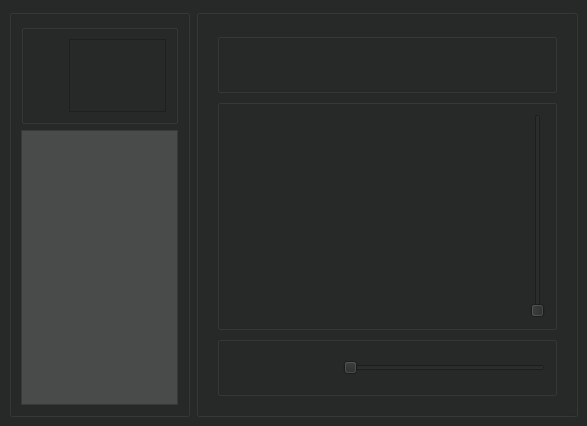
<?xml version="1.0" encoding="UTF-8"?>
<ui version="4.0">
 <class>MainWindow</class>
 <widget class="QMainWindow" name="MainWindow">
  <property name="geometry">
   <rect>
    <x>0</x>
    <y>0</y>
    <width>587</width>
    <height>426</height>
   </rect>
  </property>
  <property name="minimumSize">
   <size>
    <width>0</width>
    <height>0</height>
   </size>
  </property>
  <property name="windowTitle">
   <string>MainWindow</string>
  </property>
  <property name="styleSheet">
   <string notr="true">background-color: rgb(39, 40, 40);</string>
  </property>
  <property name="iconSize">
   <size>
    <width>18</width>
    <height>18</height>
   </size>
  </property>
  <widget class="QWidget" name="central">
   <property name="minimumSize">
    <size>
     <width>0</width>
     <height>0</height>
    </size>
   </property>
   <layout class="QHBoxLayout" name="horizontalLayout_5">
    <item>
     <widget class="QGroupBox" name="picturelist">
      <property name="minimumSize">
       <size>
        <width>0</width>
        <height>0</height>
       </size>
      </property>
      <property name="maximumSize">
       <size>
        <width>16777215</width>
        <height>16777215</height>
       </size>
      </property>
      <property name="styleSheet">
       <string notr="true"/>
      </property>
      <property name="title">
       <string/>
      </property>
      <layout class="QVBoxLayout" name="verticalLayout_2">
       <item>
        <widget class="QGroupBox" name="listsGroup">
         <property name="minimumSize">
          <size>
           <width>0</width>
           <height>100</height>
          </size>
         </property>
         <property name="maximumSize">
          <size>
           <width>16777215</width>
           <height>100</height>
          </size>
         </property>
         <property name="cursor">
          <cursorShape>ArrowCursor</cursorShape>
         </property>
         <property name="styleSheet">
          <string notr="true"/>
         </property>
         <property name="title">
          <string/>
         </property>
         <layout class="QHBoxLayout" name="horizontalLayout">
          <item>
           <widget class="QPushButton" name="addListBtn">
            <property name="minimumSize">
             <size>
              <width>30</width>
              <height>30</height>
             </size>
            </property>
            <property name="maximumSize">
             <size>
              <width>30</width>
              <height>30</height>
             </size>
            </property>
            <property name="cursor">
             <cursorShape>PointingHandCursor</cursorShape>
            </property>
            <property name="autoFillBackground">
             <bool>false</bool>
            </property>
            <property name="styleSheet">
             <string notr="true">border: none; /* 移除边框 */
    background-color: transparent; /* 设置背景透明 */
    icon-size: 64px 64px; /* 设置图标大小，根据需要进行调整 */
    padding: 0px; /* 移除内边距 */</string>
            </property>
            <property name="text">
             <string/>
            </property>
           </widget>
          </item>
          <item>
           <widget class="QScrollArea" name="lists">
            <property name="statusTip">
             <string/>
            </property>
            <property name="styleSheet">
             <string notr="true"/>
            </property>
            <property name="widgetResizable">
             <bool>true</bool>
            </property>
            <widget class="QWidget" name="scrollAreaWidgetContents">
             <property name="geometry">
              <rect>
               <x>0</x>
               <y>0</y>
               <width>72</width>
               <height>67</height>
              </rect>
             </property>
             <property name="styleSheet">
              <string notr="true"/>
             </property>
            </widget>
           </widget>
          </item>
         </layout>
        </widget>
       </item>
       <item>
        <widget class="QScrollArea" name="thumbnailList">
         <property name="styleSheet">
          <string notr="true">background-color: rgb(73, 74, 74);</string>
         </property>
         <property name="widgetResizable">
          <bool>true</bool>
         </property>
        </widget>
       </item>
      </layout>
     </widget>
    </item>
    <item>
     <widget class="QGroupBox" name="video">
      <property name="minimumSize">
       <size>
        <width>0</width>
        <height>0</height>
       </size>
      </property>
      <property name="title">
       <string/>
      </property>
      <layout class="QVBoxLayout" name="verticalLayout">
       <item>
        <widget class="QWidget" name="widget" native="true">
         <layout class="QVBoxLayout" name="verticalLayout_3">
          <item>
           <widget class="QGroupBox" name="fullandmoblie">
            <property name="minimumSize">
             <size>
              <width>0</width>
              <height>60</height>
             </size>
            </property>
            <property name="maximumSize">
             <size>
              <width>16777215</width>
              <height>60</height>
             </size>
            </property>
            <property name="title">
             <string/>
            </property>
            <layout class="QHBoxLayout" name="horizontalLayout_4">
             <item>
              <widget class="QPushButton" name="fullScreen">
               <property name="minimumSize">
                <size>
                 <width>30</width>
                 <height>30</height>
                </size>
               </property>
               <property name="maximumSize">
                <size>
                 <width>30</width>
                 <height>30</height>
                </size>
               </property>
               <property name="cursor">
                <cursorShape>PointingHandCursor</cursorShape>
               </property>
               <property name="styleSheet">
                <string notr="true">border: none; /* 移除边框 */
    background-color: transparent; /* 设置背景透明 */
    icon-size: 64px 64px; /* 设置图标大小，根据需要进行调整 */
    padding: 0px; /* 移除内边距 */
</string>
               </property>
               <property name="text">
                <string/>
               </property>
              </widget>
             </item>
             <item>
              <spacer name="horizontalSpacer">
               <property name="orientation">
                <enum>Qt::Horizontal</enum>
               </property>
               <property name="sizeHint" stdset="0">
                <size>
                 <width>299</width>
                 <height>20</height>
                </size>
               </property>
              </spacer>
             </item>
            </layout>
           </widget>
          </item>
          <item>
           <widget class="QGroupBox" name="videoBox">
            <property name="title">
             <string/>
            </property>
            <layout class="QHBoxLayout" name="horizontalLayout_2">
             <item>
              <widget class="QWidget" name="videoplayer" native="true"/>
             </item>
             <item>
              <widget class="QSlider" name="voicecontrolstrip">
               <property name="orientation">
                <enum>Qt::Vertical</enum>
               </property>
              </widget>
             </item>
            </layout>
           </widget>
          </item>
          <item>
           <widget class="QGroupBox" name="control">
            <property name="minimumSize">
             <size>
              <width>0</width>
              <height>60</height>
             </size>
            </property>
            <property name="maximumSize">
             <size>
              <width>16777215</width>
              <height>60</height>
             </size>
            </property>
            <property name="title">
             <string/>
            </property>
            <layout class="QHBoxLayout" name="horizontalLayout_3">
             <item>
              <widget class="QPushButton" name="retreat">
               <property name="maximumSize">
                <size>
                 <width>16777215</width>
                 <height>16777215</height>
                </size>
               </property>
               <property name="cursor">
                <cursorShape>PointingHandCursor</cursorShape>
               </property>
               <property name="styleSheet">
                <string notr="true">border: none; /* 移除边框 */
    background-color: transparent; /* 设置背景透明 */
    icon-size: 64px 64px; /* 设置图标大小，根据需要进行调整 */
    padding: 0px; /* 移除内边距 */</string>
               </property>
               <property name="text">
                <string/>
               </property>
               <property name="iconSize">
                <size>
                 <width>30</width>
                 <height>30</height>
                </size>
               </property>
              </widget>
             </item>
             <item>
              <widget class="QPushButton" name="pause">
               <property name="maximumSize">
                <size>
                 <width>16777215</width>
                 <height>16777215</height>
                </size>
               </property>
               <property name="cursor">
                <cursorShape>PointingHandCursor</cursorShape>
               </property>
               <property name="styleSheet">
                <string notr="true">border: none; /* 移除边框 */
    background-color: transparent; /* 设置背景透明 */
    icon-size: 64px 64px; /* 设置图标大小，根据需要进行调整 */
    padding: 0px; /* 移除内边距 */</string>
               </property>
               <property name="text">
                <string/>
               </property>
               <property name="iconSize">
                <size>
                 <width>30</width>
                 <height>30</height>
                </size>
               </property>
              </widget>
             </item>
             <item>
              <widget class="QPushButton" name="forward">
               <property name="maximumSize">
                <size>
                 <width>16777215</width>
                 <height>16777215</height>
                </size>
               </property>
               <property name="cursor">
                <cursorShape>PointingHandCursor</cursorShape>
               </property>
               <property name="styleSheet">
                <string notr="true">border: none; /* 移除边框 */
    background-color: transparent; /* 设置背景透明 */
    icon-size: 64px 64px; /* 设置图标大小，根据需要进行调整 */
    padding: 0px; /* 移除内边距 */</string>
               </property>
               <property name="text">
                <string/>
               </property>
               <property name="iconSize">
                <size>
                 <width>30</width>
                 <height>30</height>
                </size>
               </property>
              </widget>
             </item>
             <item>
              <widget class="QSlider" name="progressbar">
               <property name="minimumSize">
                <size>
                 <width>50</width>
                 <height>0</height>
                </size>
               </property>
               <property name="cursor">
                <cursorShape>PointingHandCursor</cursorShape>
               </property>
               <property name="orientation">
                <enum>Qt::Horizontal</enum>
               </property>
              </widget>
             </item>
            </layout>
           </widget>
          </item>
         </layout>
        </widget>
       </item>
      </layout>
     </widget>
    </item>
   </layout>
  </widget>
 </widget>
 <resources/>
 <connections/>
</ui>
